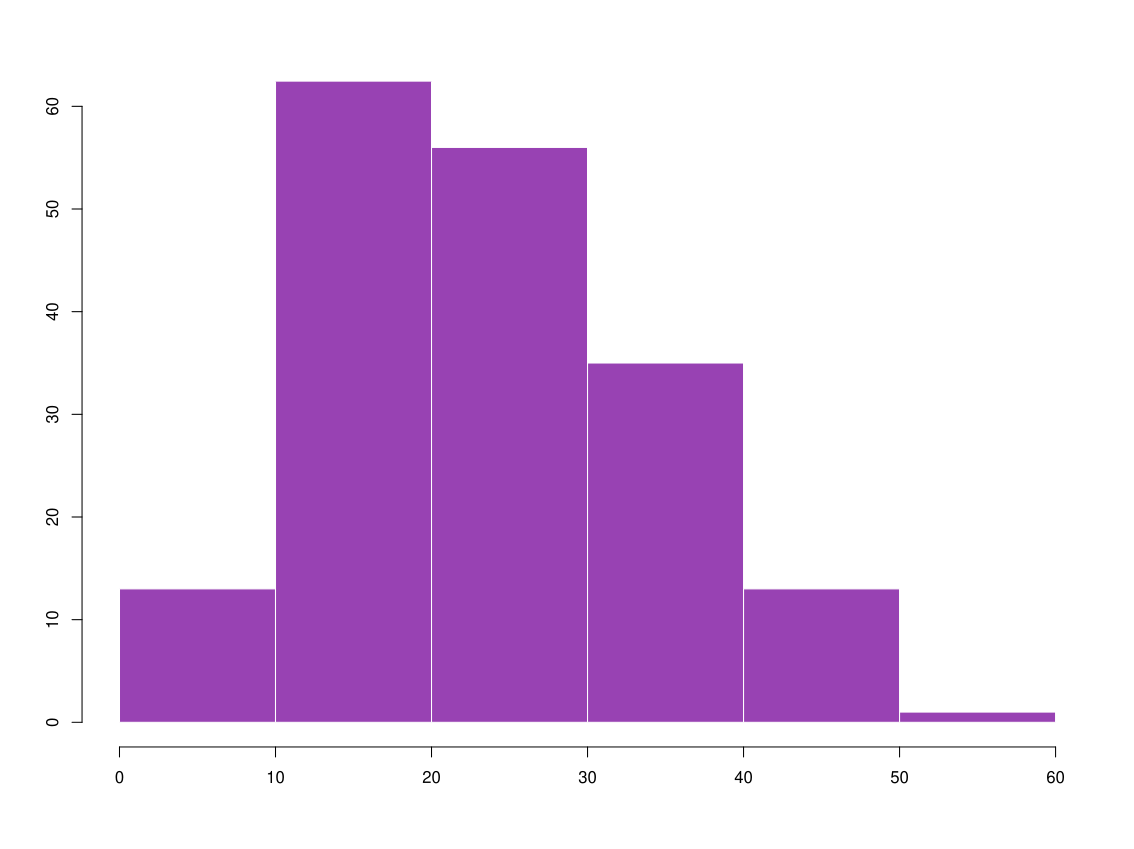

This chart was generated by the following R code:
#
# Title: "Week 4: Homework"
# Author: "Sathish Kumar Rajendiran"
# Purpose: Week 4 Homework
#



#########################################################################
#
# Part 1: Modifying Plots with Illustrator
# Visualizing this: Chapter 4
#
#########################################################################


#########################################################################
#
#  Reproduce Bar chart: Figure 4-5
#
#

# getting started with data

#import csv
# fname <- file.choose()
"/Users/sathishrajendiran/Documents/R/IST719/hot-dog-contest-winners.csv"
fname.hotdogs <- 'http://datasets.flowingdata.com/hot-dog-contest-winners.csv'
hotdogs <- read.csv(file=fname.hotdogs
                    ,header = TRUE
                    ,sep = ","
                    ,stringsAsFactors = FALSE)

colnames(hotdogs)
# [1] "Year"       "Winner"     "Dogs.eaten" "Country"    "New.record"
head(hotdogs)
View(hotdogs)

str(hotdogs)
dim(hotdogs) #31 rows and 5 columns

#reproduce Bar chart: Figure 4-11

barplot(hotdogs$Dogs.eaten
        , col= c("lightblue")
        , main = "Sathish's Hot Dog Eating Contest results, 1980-2010"
        , ylab = "Hot dogs and buns (HDB) eaten"
        , xlab = "Year"
        , ylim = c(0,70)
        , names.arg = hotdogs$Year
        , border = NA
        , horiz = F
        , las = 1
)
# defin colors function to conditionally format to indicate New records
fill_colors <- c()
for (i in 1:length(hotdogs$New.record)) {
  if(hotdogs$New.record[i] == 1) {
    fill_colors <- c(fill_colors,"#29B754")
  } else {
    fill_colors <- c(fill_colors,"#cccccc")
  }
}

barplot(hotdogs$Dogs.eaten
        , col= fill_colors
        # , main = "Sathish's Hot Dog Eating Contest results, 1980-2010"
        , ylab = "Hot dogs and buns (HDB) eaten"
        , xlab = "Year"
        , ylim = c(0,70)
        , names.arg = hotdogs$Year
        , border = NA
        , horiz = F
        , las = 1
)

#########################################################################
#
#  Reproduce Stacked bar chart: Figure 4-21
#
#


#import csv
fname.places <- 'http://datasets.flowingdata.com/hot-dog-places.csv'
hot_dog_places <- read.csv(file=fname.places
                           ,header = TRUE
                           ,sep = ","
                           ,stringsAsFactors = FALSE)
#view data
colnames(hot_dog_places)
# [1] "X2000" "X2001" "X2002" "X2003" "X2004" "X2005" "X2006" "X2007" "X2008" "X2009" "X2010"
head(hot_dog_places)
View(hot_dog_places)

#rename columns
names(hot_dog_places) <- c("2000","2001","2002","2003","2004","2005","2006","2007","2008","2009","2010")

hot_dog_matrix <- as.matrix(hot_dog_places) #convert to matrix

barplot(hot_dog_matrix
        # , space = 0.25
        , ylim = c(0,200)
        , col = c('#26754B','#26A14B','#7DF731')
        , border="white"
        # , horiz = F
        , las = 1
        , ylab = ""
        , xlab = ""
        , main = ""
        , bty ="n"
)

#########################################################################
#
#  Reproduce Scatterplot: Figure 4-25
#
#

#import csv
fname.subc <- 'http://datasets.flowingdata.com/flowingdata_subscribers.csv'
subscribers <- read.csv(file=fname.subc
                        ,header = TRUE
                        ,sep = ","
                        ,stringsAsFactors = FALSE)
#view data
colnames(subscribers)
# [1] "Date"        "Subscribers" "Reach"       "Item.Views"  "Hits" 
head(subscribers)
View(subscribers)
dim(subscribers)
str(subscribers)
colnames(subscribers)
# plot - scatter plot
plot(subscribers$Subscribers
     , type = "p"
     , ylim = c(0,30000)
     , lwd = 1 
     , pch = 19
     , col = "#8A332C"
     , cex =1
     , lend = 2
     , bty = "n"
     , xlab = "Day" # x axis label
     , ylab = "subscribers"  # y axis label
)

#########################################################################
#
#  Reproduce Time series: Figure 4-40
#
#
# 

#import csv
fname.time <- 'http://datasets.flowingdata.com/world-population.csv'
population <- read.csv(file=fname.time
                       ,header = TRUE
                       ,sep = ","
                       ,stringsAsFactors = FALSE)
#view data
colnames(population)
# [1] "Year"       "Population"
head(population)
View(population)

# options(scipen=999)
# plot - scatter plot
plot(population$Year,population$Population
     , type = "l"
     , lwd = 4
     , ylim = c(0,8000000000)
     , col = "#8A332C"
     , xlab = "" # x axis label
     , ylab = ""  # y axis label
)

#########################################################################
#
#  Reproduce Step chart: Figure 4-43
#
#
# 


#import csv
fname.step <- 'http://datasets.flowingdata.com/us-postage.csv'
postage <- read.csv(file=fname.step
                    ,header = TRUE
                    ,sep = ","
                    ,stringsAsFactors = FALSE)
#view data
colnames(postage)
# [1] "Year"  "Price"
head(postage)
View(postage)

postage <- subset(postage,postage$Year <"2010") #limiting to 2009

plot(postage$Year,postage$Price
     , type = "s"
     , lwd = 1
     , xlab = "" # x axis label
     , ylab = ""  # y axis label
     , main = ""
     , axes = ""
)


#########################################################################
#
#  Reproduce LOESS Curve: Figure 4-47
#
#
# 


#import csv
fname.curve <- 'http://datasets.flowingdata.com/unemployment-rate-1948-2010.csv'
unemployment <- read.csv(file=fname.curve
                    ,header = TRUE
                    ,sep = ","
                    ,stringsAsFactors = FALSE)
#view data
colnames(unemployment)
# [1] "Series.id" "Year"      "Period"    "Value" 
head(unemployment)
View(unemployment)


#Plain Scatter Plot

scatter.smooth(  x=1:length(unemployment$Value)
               , y=unemployment$Value
               , ylim = c(0,11)
               , degree = 2
               , col ="#FFE4F9"
               , pch =16
               , span = .5
               , lpars = list(col = "#BD407D", lwd = 5, lty = 1)
               )

#########################################################################
#
#  Reproduce Scatterplot Matrix: Figure 6-4
#
#
# 

#import csv
fname.crime <- 'http://datasets.flowingdata.com/crimeRatesByState2005.csv'
crime <- read.csv(file=fname.crime
                         ,header = TRUE
                         ,sep = ","
                         ,stringsAsFactors = FALSE)
#view data
colnames(crime)
# [1] "state"               "murder"              "forcible_rape"      
# [4] "robbery"             "aggravated_assault"  "burglary"           
# [7] "larceny_theft"       "motor_vehicle_theft" "population"  
head(crime)
View(crime)

crime2 <- crime[crime$state != "District of Columbia",]
crime2 <- crime2[crime$state != "United States",]

plot(crime2$murder,crime2$burglary
     , type = "p"
     , lwd = 1
     , xlim = c(0,10)
     , ylim = c(0,1200)
)

plot(crime2[,2:9])


pairs(crime2[,2:9]
      , panel = panel.smooth
      , col = "#B5BDE0"
      , span = .5
      , pch= 16
      )

?panel.smooth



#########################################################################
#
#  Reproduce Bubble Chart : Figure 6-15
#
#
# 

#import csv
fname.tcrime <- 'http://datasets.flowingdata.com/crimeRatesByState2005.tsv'
crime <- read.csv(file=fname.tcrime
                  ,header = TRUE
                  ,sep = "\t"
                  ,stringsAsFactors = FALSE)
#view data
colnames(crime)
# [1] "state"               "murder"              "forcible_rape"      
# [4] "robbery"             "aggravated_assault"  "burglary"           
# [7] "larceny_theft"       "motor_vehicle_theft" "population"  
head(crime)
View(crime)

radius <- sqrt(crime$population/pi)
symbols( crime$murder
        , crime$burglary
        , xlim = c(0,10)
        , bty ="n"
        , fg ="white"
        , bg = "red"
        , circles = radius
        , inches = 0.5
        )
text(crime$murder,crime$burglary,crime$state,cex = 0.5)


# ?symbols

#########################################################################
#
#  Reproduce Histogram : Figure 6-24
#
#
# 

#import csv
fname.birth <- 'http://datasets.flowingdata.com/birth-rate.csv'
birth <- read.csv(file=fname.birth
                  ,header = TRUE
                  ,sep = ","
                  ,stringsAsFactors = FALSE)
#view data
colnames(birth)
head(birth)
View(birth)

stem(birth$X2008)

hist(birth$X2008,breaks = 5)

hist(birth$X2008
     , breaks = 5
     , xlim = c(0,60)
     , ylim = c(0,60)
     , xlab = NULL
     , ylab = NULL
     , col = "#9842B3"
     , border="white"
     , main = NULL
     )

#########################################################################
#
#  Reproduce Density Plot : Figure 6-32
#
#
# 

birth2008 <- birth$X2008[!is.na(birth$X2008)]
d2008 <- density(birth2008)

density.default(x = birth2008)
# d2008$x
# d2008$y

d2008frame <- data.frame(d2008$x,d2008$y)

plot(d2008, type = "n"        
     , bty = "n"
     , xlab = ""
     , ylab = ""
     , main = ""
     # , span = 10
     )
polygon(d2008
        , col = "#821122"
        , border = "#cccccc"

)


#########################################################################
#
#  Reproduce MultiPlots : Art sales
#
#
# 

fname.art = "/Users/sathishrajendiran/Documents/R/IST719/art.csv"
art <- read.csv(file=fname.art
                ,header = TRUE
                ,sep = ","
                ,stringsAsFactors = FALSE)
#view data
colnames(art)
# [1] "date"       "year"       "rep"        "store"      "paper"      "paper.type" "unit.price" "units.sold"
# [9] "total.sale"

head(art)
str(art)
dim(art) #[1] 10000     9

# View(art)

# unique(art$year)
# unique(art$paper.type)
# max(art$total.sale)

library("lattice")
breaks <- seq(0,100,by=20)

par(mfrow = c(2,3))
hist(art[art$paper.type == "pad",]$total.sale
       , breaks = breaks , col = "#9842B3", border = "#9842B3"
       , xlab = "" , ylab = "", main = "",ylim = c(0,1500))

hist(art[art$paper.type == "roll",]$total.sale
       , breaks = breaks , col = "#9842B3", border = "#9842B3"
       , xlab = "" , ylab = "", main = "",ylim = c(0,1500))

hist(art[art$paper.type == "pads",]$total.sale
       , breaks = breaks , col = "#9842B3", border = "#9842B3"
       , xlab = "" , ylab = "", main = "",ylim = c(0,1500))

hist(art[art$paper.type == "journal",]$total.sale
       , breaks = breaks , col = "#9842B3", border = "#9842B3"
       , xlab = "" , ylab = "", main = "",ylim = c(0,1500))

hist(art[art$paper.type == "sheet",]$total.sale
       , breaks = breaks , col = "#9842B3", border = "#9842B3"
       , xlab = "" , ylab = "", main = "",ylim = c(0,1500))

hist(art[art$paper.type == "block",]$total.sale
       , breaks = breaks , col = "#9842B3", border = "#9842B3"
       , xlab = "" , ylab = "", main = "",ylim = c(0,1500))


#########################################################################
#
#  Reproduce MultiPlots : Birth rates
#
#
# 

#import csv
fname.rate <- 'http://datasets.flowingdata.com/birth-rate-yearly.csv'
birth.rate <- read.csv(file=fname.rate
                       ,header = TRUE
                       ,sep = ","
                       ,stringsAsFactors = FALSE)

install.packages("lattice")
library("lattice")

#view data
# colnames(birth.rate)
# head(birth.rate)
# View(birth.rate)

birth.rate$year<- as.character(birth.rate$year)

history <- histogram(~ rate | year
                , data=birth.rate
                , layout=c(10,5)
                , col = "#9842B3")

update(history
       , index.cond=list(c(41:50, 31:40, 21:30, 11:20, 1:10)))
